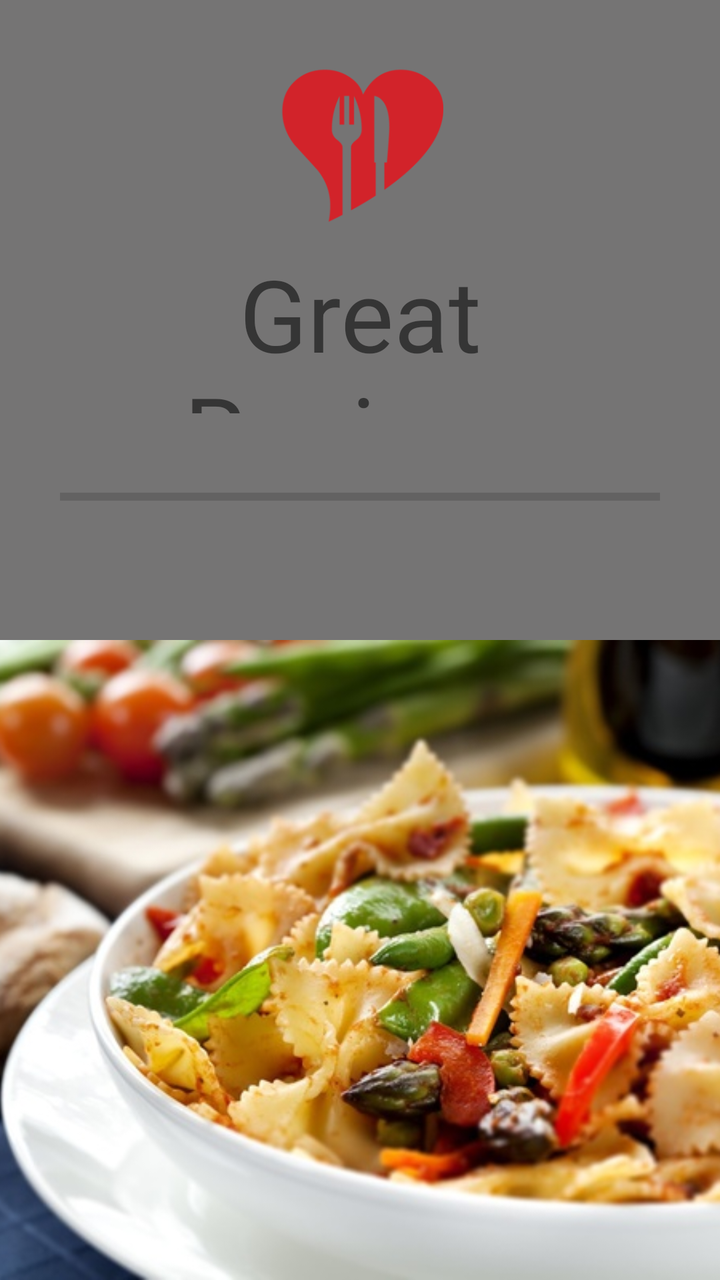
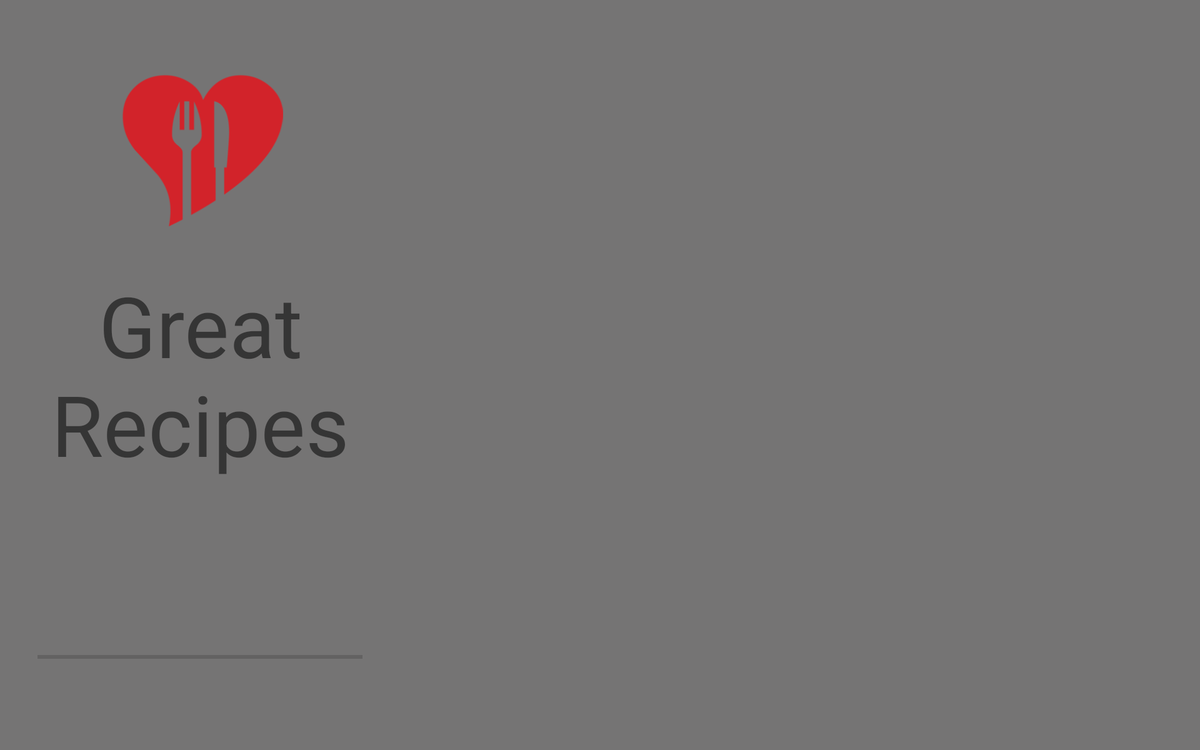

Two renders of one Android screen. The first uses the default layout on a phone; the second uses the alternative layout the repository ships for a different screen configuration, on a matching device. The two XML files are below.
<!-- AndroidManifest.xml: application theme AppTheme -->
<!-- res/layout/activity_splash.xml -->
<LinearLayout xmlns:android="http://schemas.android.com/apk/res/android"
    xmlns:tools="http://schemas.android.com/tools"
    android:layout_width="match_parent"
    android:layout_height="match_parent"
    android:background="@color/colorSplashBackground"
    android:orientation="vertical"
    tools:context=".SplashActivity">

    <LinearLayout
        android:layout_width="match_parent"
        android:layout_height="0dp"
        android:layout_gravity="center"
        android:layout_weight="@integer/weight_splash_text_part"
        android:orientation="vertical"
        android:padding="@dimen/padding_splash_text_part">

        <ImageView
            android:layout_width="match_parent"
            android:layout_height="0dp"
            android:layout_marginBottom="@dimen/margin_bottom_splash_app_logo"
            android:layout_weight="@integer/weight_splash_text_part_app_logo"
            android:padding="@dimen/padding_splash_app_logo"
            android:src="@drawable/app_logo" />

        <TextView
            android:id="@+id/textView_greatRecipes"
            android:layout_width="match_parent"
            android:layout_height="0dp"
            android:layout_weight="@integer/weight_splash_text_part_app_name"
            android:gravity="center|top"
            android:text="@string/app_name"
            android:textSize="@dimen/text_size_splash_app_name" />

        <ProgressBar
            android:id="@+id/progressBar"
            style="?android:attr/progressBarStyleHorizontal"
            android:layout_width="match_parent"
            android:layout_height="0dp"
            android:layout_gravity="center_horizontal"
            android:layout_weight="@integer/weight_splash_text_part_progress_bar"
            android:paddingLeft="@dimen/padding_splash_progress_bar_sides"
            android:paddingRight="@dimen/padding_splash_progress_bar_sides" />
    </LinearLayout>

    <ImageView
        android:id="@+id/imageView_splashImage"
        android:layout_width="match_parent"
        android:layout_height="0dp"
        android:layout_weight="@integer/weight_splash_image_part"
        android:scaleType="centerCrop"
        android:src="@drawable/app_image" />

</LinearLayout>
<!-- resources referenced by this layout -->
<resources>
  <color name="colorSplashBackground">#757474</color>
  <dimen name="margin_bottom_splash_app_logo">10dp</dimen>
  <!-- from res/values-sw340dp/ -->
  <dimen name="padding_splash_app_logo">0dp</dimen>
  <!-- from res/values-sw340dp/ -->
  <dimen name="padding_splash_progress_bar_sides">0dp</dimen>
  <!-- from res/values-sw340dp/ -->
  <dimen name="padding_splash_text_part">30dp</dimen>
  <!-- from res/values-sw340dp/ -->
  <dimen name="text_size_splash_app_name">50sp</dimen>
  <!-- drawable app_image: jpg bitmap (drawable, 78344 bytes) -->
  <!-- drawable app_logo: png bitmap (drawable, 7815 bytes) -->
  <integer name="weight_splash_image_part">1</integer>
  <integer name="weight_splash_text_part">1</integer>
  <!-- from res/values-sw340dp/ -->
  <integer name="weight_splash_text_part_app_logo">1</integer>
  <!-- from res/values-sw340dp/ -->
  <integer name="weight_splash_text_part_app_name">1</integer>
  <integer name="weight_splash_text_part_progress_bar">1</integer>
  <string name="app_name" translatable="false">Great Recipes</string>
  <style name="AppTheme" parent="Theme.AppCompat.Light.NoActionBar">
          
          <item name="colorPrimary">@color/colorPrimary</item>
          
          <item name="colorPrimaryDark">@color/colorPrimaryDark</item>
          
          <item name="colorAccent">@color/colorAccent</item>
  
          <item name="windowActionModeOverlay">true</item>
  
      </style>
  <color name="colorPrimary">#3F51B5</color>
  <color name="colorPrimaryDark">#303F9F</color>
  <color name="colorAccent">#FF4081</color>
</resources>
<!-- res/layout-sw720dp-land/activity_splash.xml (the repository's variant of the layout above) -->
<!-- drawn on a large tablet held sideways -->
<LinearLayout xmlns:android="http://schemas.android.com/apk/res/android"
    xmlns:tools="http://schemas.android.com/tools"
    android:orientation="horizontal"
    android:layout_width="match_parent"
    android:layout_height="match_parent"
    tools:context=".SplashActivity"
    android:background="#757474">

    <LinearLayout
        android:orientation="vertical"
        android:layout_width="0dp"
        android:layout_height="match_parent"
        android:layout_gravity="center"
        android:layout_weight="1"
        android:padding="40dp">

        <ImageView
            android:layout_width="match_parent"
            android:layout_height="0dp"
            android:src="@drawable/app_logo"
            android:layout_marginBottom="10dp"
            android:layout_weight="2"
            android:padding="30dp" />

        <TextView
            android:layout_width="match_parent"
            android:layout_height="0dp"
            android:text="@string/app_name"
            android:id="@+id/textView_greatRecipes"
            android:gravity="center|top"
            android:layout_weight="3"
            android:textSize="90sp" />

        <ProgressBar
            style="?android:attr/progressBarStyleHorizontal"
            android:layout_width="match_parent"
            android:layout_height="0dp"
            android:id="@+id/progressBar"
            android:layout_gravity="center_horizontal"
            android:layout_weight="1" />
    </LinearLayout>

    <ImageView
        android:layout_width="0dp"
        android:layout_height="match_parent"
        android:id="@+id/imageView_splashImage"
        android:src="@drawable/app_image_large"
        android:scaleType="centerCrop"
        android:layout_weight="2" />
</LinearLayout>
<!-- resources referenced by the variant -->
<!-- as a large tablet held sideways resolves them -->
<resources>
  <!-- drawable app_logo: png bitmap (drawable, 7815 bytes) -->
  <string name="app_name" translatable="false">Great Recipes</string>
  <style name="AppTheme" parent="Theme.AppCompat.Light.NoActionBar">
          
          <item name="colorPrimary">@color/colorPrimary</item>
          
          <item name="colorPrimaryDark">@color/colorPrimaryDark</item>
          
          <item name="colorAccent">@color/colorAccent</item>
  
          <item name="windowActionModeOverlay">true</item>
  
      </style>
  <color name="colorPrimary">#3F51B5</color>
  <color name="colorPrimaryDark">#303F9F</color>
  <color name="colorAccent">#FF4081</color>
</resources>
